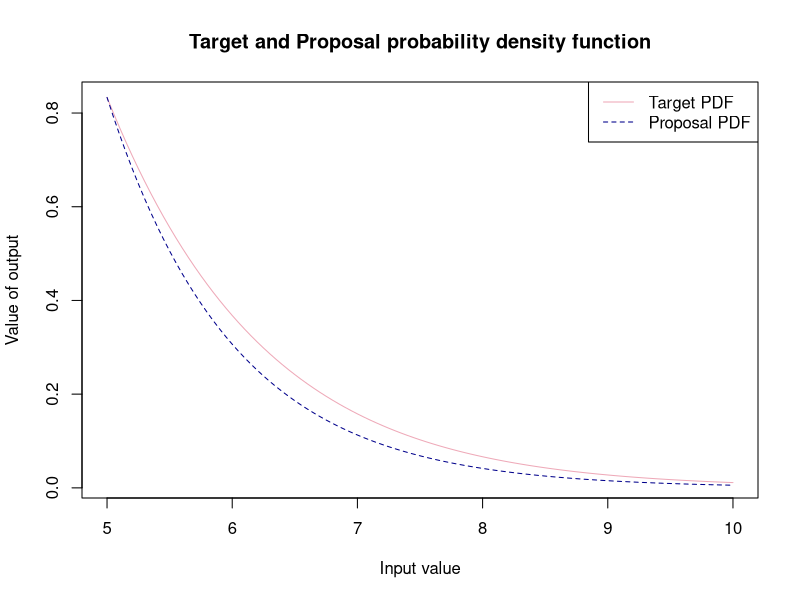
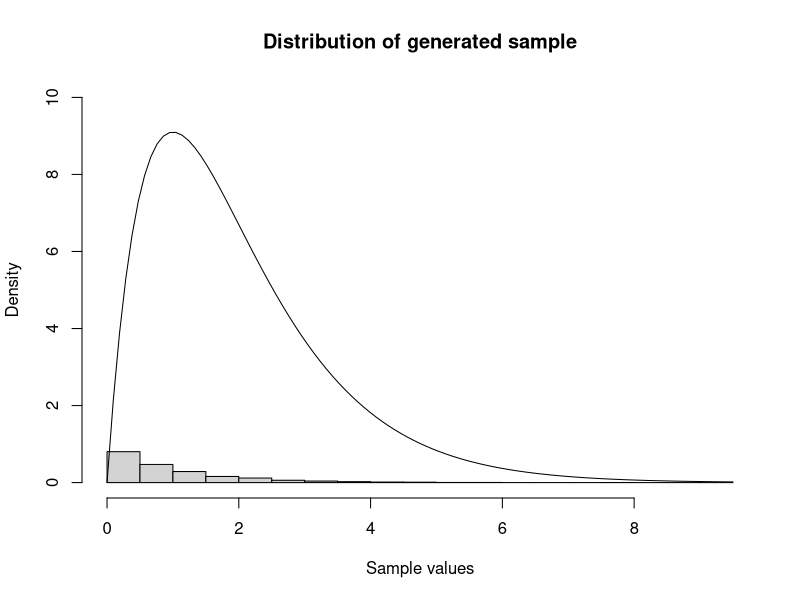
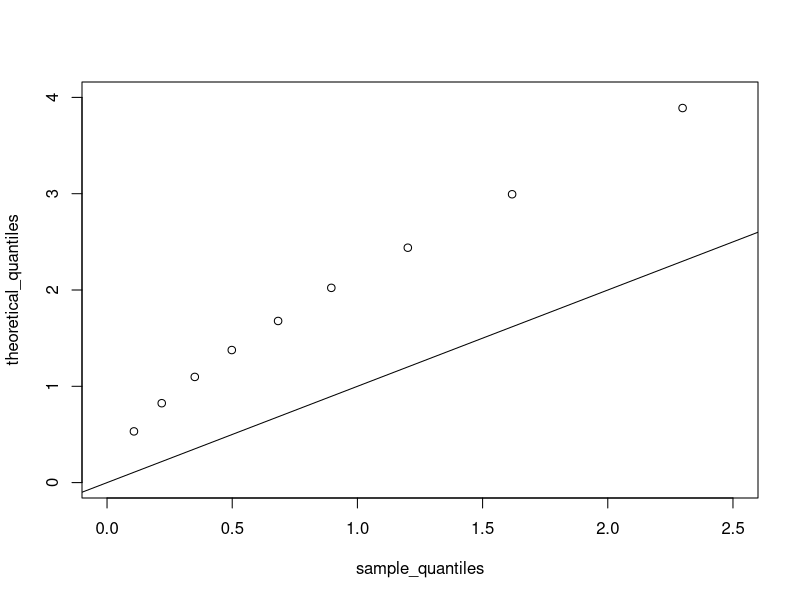

Source code (R) for these figures, in order:
#REJECTION SAMPLING - Gamma(2,1) -------------------------------------------------------
#Defining our target pdf(density function to sample from) --------------------------
target_pdf<-function(x){
  (x*exp(-x))/(6*exp(-5))
}

#Defining proposal pdf number generator(density that we easily sample from to use to accept or reject)--
proposal_pdf<- function(x){
   rexp(1, rate =1)
}
proposal_pdf_graph<- function(x){
  exp(-x)
}

# Graphing our target  and proposal probability density functions 
M <- ((5*exp(-5))/(6*exp(-5)))/(exp(-5))

curve(target_pdf(x), from = 5, to = 10, 
      xlab = "Input value",
      ylab = "Value of output",
      main = "Target and Proposal probability density function", col = "pink2")

curve( M * proposal_pdf_graph(x), from = 5, to = 10,
      xlab = "Input value",
      ylab = "Output value",
      main = "Proposal probability density funtion", add= T , col = "blue4", lty = 2)
legend("topright", legend = c("Target PDF", "Proposal PDF"), 
       col = c("pink2", "blue4"), lty = c(1, 2))
#Rejection Sampling function ------------------------------------
rgamma_2_1<-function(){
  
  set.seed(123)
  n<-5000
  sample_y<-numeric(n)
  number <- 0
  count<-0
  total_sample <-numeric(0)
  
  while(count<n) {
   
    #generated sample from proposal 
    y<-proposal_pdf(1)
    #uniform comparison
    u<- runif(1,0,1)
    #number of total generated samples
    number <- number + 1
    total_sample[number] <- y
    acceptance_rate <- round((length(sample_y)/ length(total_sample))*100 , digits = 3)
    
    #accept or reject criteria
    
    if( u < target_pdf(y)/ (M * proposal_pdf(y)))
    count<- count +1
    sample_y[count]<-y
    
  }
  number_of_samples <- length(total_sample)
  text <- "Acceptance rate:"
  percent <- "%"
  output<-paste(text,acceptance_rate,percent) #combining types to have preferred output 
  list( acceptance_rate = output, samples = sample_y, no_of_samples = number_of_samples ) #list of output from this function
}


list<- rgamma_2_1()   #creating a list of the acceptance rate and valid samples 
samples_gamma <- list$samples #creating a vector of the samples 
ac_rate <- list$acceptance_rate #acceptance rate 
no_samples <-list$no_of_samples  #number of total samples 
# Graphical display of distribution of sample and pdf ------------- 
# Using Histogram -------------------------
hist(samples_gamma, freq = FALSE,
     main = "Distribution of generated sample",
     xlab = "Sample values", ylim = c(0,10))
curve(target_pdf(x), add = TRUE)

# QQplot -----------------------------------------------------
# We will now use a QQplot 
# Quantiles of the sample data 
sample_quantiles <- quantile(samples_gamma, probs = seq(0.1,1,0.1))
theoretical_quantiles <- qgamma(p = seq(0.1,1,0.1), shape =2 , rate =1)

plot(sample_quantiles, theoretical_quantiles, xlim = c(0,2.5), ylim = c(0,4))
abline(a= 0, b = 1)
